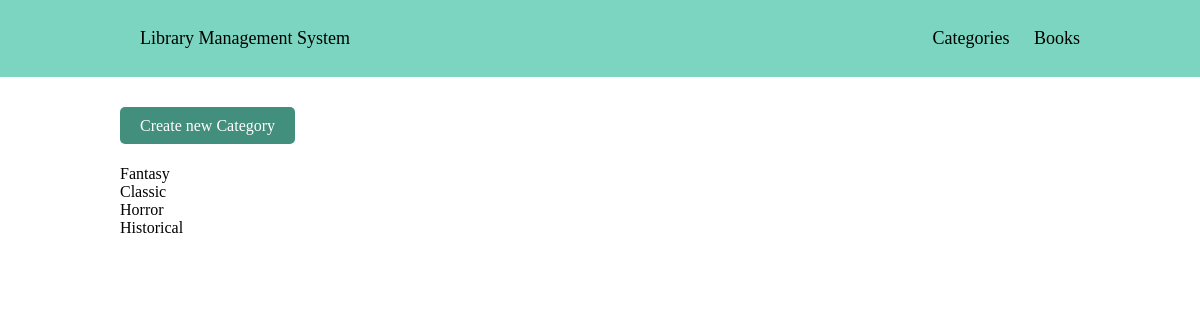
Page /library/categories/ on the earlier database version.
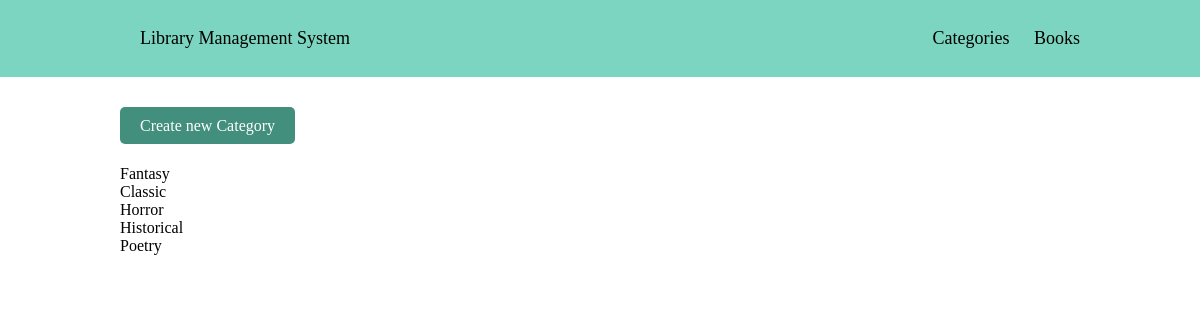
Same page on the later database version.
### library/models.py (models this page shows, shortened)
class Category(models.Model):
    name = models.CharField(max_length=255)
    description = models.TextField()
    class Meta:
        verbose_name_plural = 'Categories'

### library/views.py (the view)
# urls.py: path('categories/', CategoryListView.as_view(), name='category-list'),
class CategoryListView(ListView):
    model = Category

### library/templates/library/category_list.html (shortened to what this page needs)
{% extends 'library/base.html' %}
{% block content %}
    <a href="{% url 'category-create' %}" class="link-button">Create new Category</a>
    <div class="category-container">
        {% for cat in category_list %}
        <a href="{% url 'book-list' cat.name %}" class="category">{{ cat.name }}</a>
        {% endfor %}
    </div>
{% endblock %}

Differences in the rows shown:
added Category: name "Poetry"
